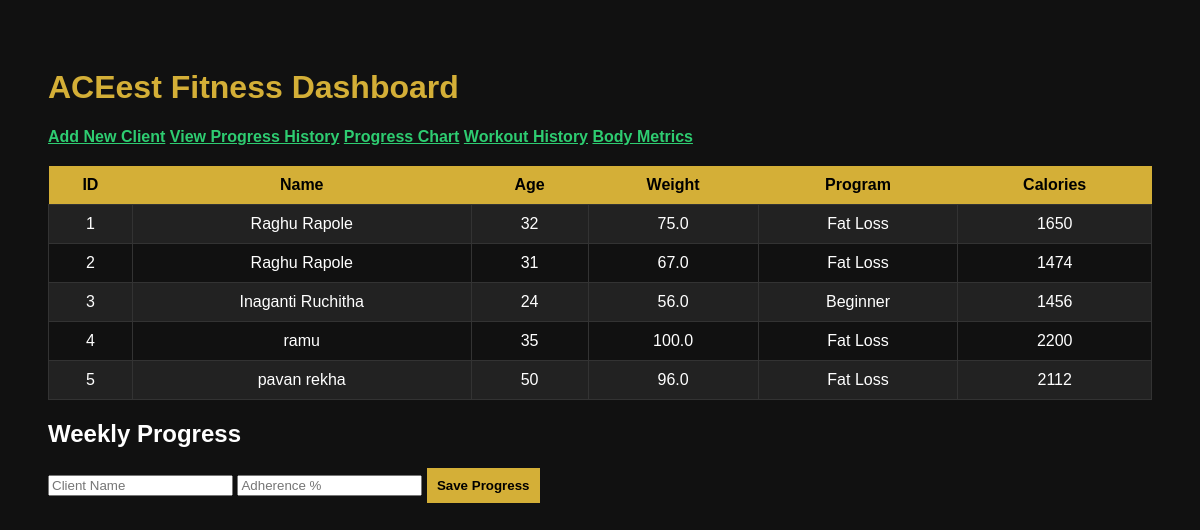
Page /dashboard on the earlier database version.
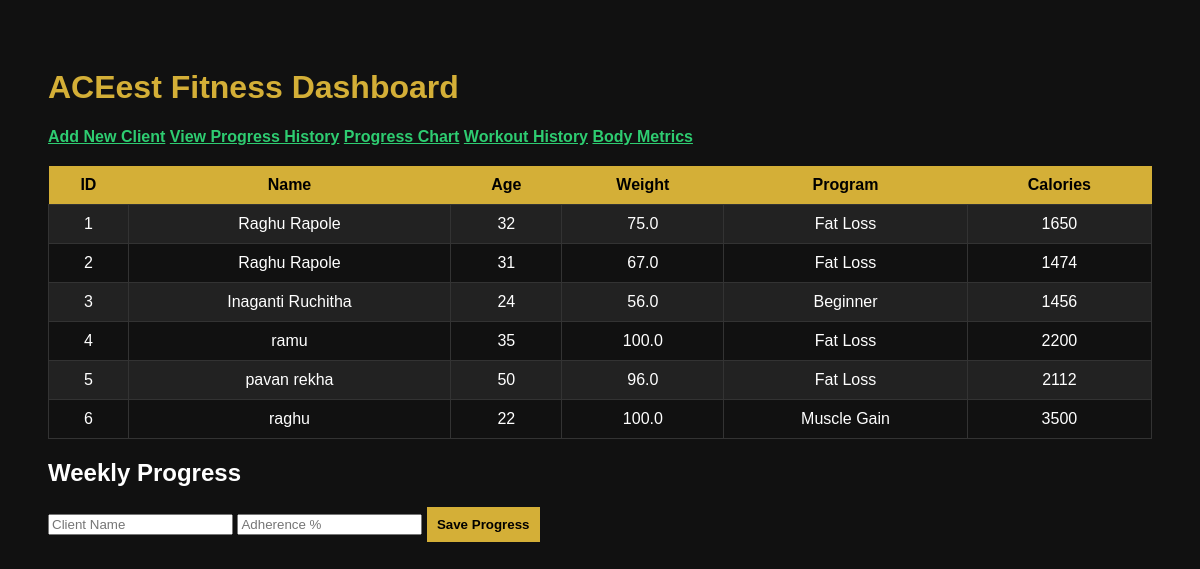
Same page on the later database version.
### tables this page shows
CREATE TABLE clients(
        id INTEGER PRIMARY KEY AUTOINCREMENT,
        name TEXT,
        age INTEGER,
        weight REAL,
        program TEXT,
        calories INTEGER
    );

### app.py (the view)
@app.route("/dashboard")
def dashboard():
    conn = get_db()
    cur = conn.cursor()
    cur.execute("SELECT * FROM clients")
    clients = cur.fetchall()
    conn.close()
    return render_template("dashboard.html", clients=clients)

### app.py (called while the page is built)
def get_db():
    return sqlite3.connect("database.db")

### templates/dashboard.html (shortened to what this page needs)
<!DOCTYPE html>
<html>
<head>
<link rel="stylesheet" href="/static/styles.css">
</head>
<body>
<h1>ACEest Fitness Dashboard</h1>
<a href="/">Add New Client</a>
<a href="/progress_history">View Progress History</a>
<a href="/progress_chart">Progress Chart</a>
<a href="/workout_history">Workout History</a>
<a href="/metrics">Body Metrics</a>
<table>
<tr>
<th>ID</th>
<th>Name</th>
<th>Age</th>
<th>Weight</th>
<th>Program</th>
<th>Calories</th>
</tr>
{% for c in clients %}
<tr>
<td>{{c[0]}}</td>
<td>{{c[1]}}</td>
<td>{{c[2]}}</td>
<td>{{c[3]}}</td>
<td>{{c[4]}}</td>
<td>{{c[5]}}</td>
</tr>
{% endfor %}
</table>
<h2>Weekly Progress</h2>
<form action="/save_progress" method="post">
<input type="text" name="name" placeholder="Client Name">
<input type="number" name="adherence" placeholder="Adherence %">
<button type="submit">Save Progress</button>
</form>
</body>
</html>

### static/styles.css (style rules this page uses)
body { font-family: Arial; background:#111; color:white; padding:40px; }
h1 { color:#d4af37; }
table { width:100%; border-collapse: collapse; margin-top:20px; }
th { background:#d4af37; color:black; padding:10px; }
td { border:1px solid #333; padding:10px; text-align:center; }
tr:nth-child(even) { background:#222; }
a { color:#2ecc71; font-weight:bold; }
button { background:#d4af37; color:black; padding:10px; border:none; font-weight:bold; cursor:pointer; }

Differences in the rows shown:
added clients: id "6", name "raghu", age "22", weight "100.0", program "Muscle Gain", calories "3500"
